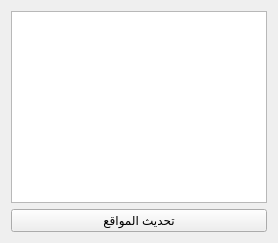
<?xml version="1.0" encoding="UTF-8"?>
<ui version="4.0">
 <class>DiscoveryWidget</class>
 <widget class="QWidget" name="DiscoveryWidget">
  <layout class="QVBoxLayout" name="verticalLayout">
   <item>
    <widget class="QTableWidget" name="sitesTable"/>
   </item>
   <item>
    <widget class="QPushButton" name="refreshButton">
     <property name="text">
      <string>تحديث المواقع</string>
     </property>
    </widget>
   </item>
  </layout>
 </widget>
 <resources/>
 <connections/>
</ui>
